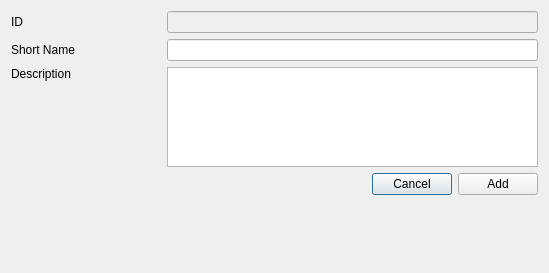
<?xml version="1.0" encoding="UTF-8"?>
<ui version="4.0">
 <class>DlgEditTag</class>
 <widget class="QDialog" name="DlgEditTag">
  <property name="geometry">
   <rect>
    <x>0</x>
    <y>0</y>
    <width>549</width>
    <height>273</height>
   </rect>
  </property>
  <property name="windowTitle">
   <string>Dialog</string>
  </property>
  <layout class="QVBoxLayout" name="verticalLayout_2">
   <item>
    <layout class="QHBoxLayout" name="horizontalLayout_8">
     <item>
      <widget class="QLabel" name="label_6">
       <property name="minimumSize">
        <size>
         <width>150</width>
         <height>0</height>
        </size>
       </property>
       <property name="text">
        <string>ID</string>
       </property>
      </widget>
     </item>
     <item>
      <widget class="QLineEdit" name="eTagId">
       <property name="enabled">
        <bool>false</bool>
       </property>
       <property name="readOnly">
        <bool>true</bool>
       </property>
      </widget>
     </item>
    </layout>
   </item>
   <item>
    <layout class="QHBoxLayout" name="horizontalLayout_7">
     <item>
      <widget class="QLabel" name="label_5">
       <property name="minimumSize">
        <size>
         <width>150</width>
         <height>0</height>
        </size>
       </property>
       <property name="text">
        <string>Short Name</string>
       </property>
      </widget>
     </item>
     <item>
      <widget class="QLineEdit" name="eTag"/>
     </item>
    </layout>
   </item>
   <item>
    <layout class="QHBoxLayout" name="horizontalLayout_9">
     <item>
      <layout class="QVBoxLayout" name="verticalLayout">
       <property name="spacing">
        <number>0</number>
       </property>
       <item>
        <widget class="QLabel" name="label_7">
         <property name="minimumSize">
          <size>
           <width>150</width>
           <height>0</height>
          </size>
         </property>
         <property name="text">
          <string>Description</string>
         </property>
        </widget>
       </item>
       <item>
        <spacer name="verticalSpacer_2">
         <property name="orientation">
          <enum>Qt::Vertical</enum>
         </property>
         <property name="sizeType">
          <enum>QSizePolicy::Expanding</enum>
         </property>
         <property name="sizeHint" stdset="0">
          <size>
           <width>20</width>
           <height>40</height>
          </size>
         </property>
        </spacer>
       </item>
      </layout>
     </item>
     <item>
      <widget class="QTextEdit" name="tDescription">
       <property name="maximumSize">
        <size>
         <width>16777215</width>
         <height>100</height>
        </size>
       </property>
      </widget>
     </item>
    </layout>
   </item>
   <item>
    <layout class="QHBoxLayout" name="horizontalLayout_6">
     <item>
      <spacer name="horizontalSpacer_2">
       <property name="orientation">
        <enum>Qt::Horizontal</enum>
       </property>
       <property name="sizeHint" stdset="0">
        <size>
         <width>40</width>
         <height>20</height>
        </size>
       </property>
      </spacer>
     </item>
     <item>
      <widget class="QPushButton" name="bCancelDlg">
       <property name="text">
        <string>Cancel</string>
       </property>
      </widget>
     </item>
     <item>
      <widget class="QPushButton" name="bOk">
       <property name="text">
        <string>Add</string>
       </property>
      </widget>
     </item>
    </layout>
   </item>
   <item>
    <spacer name="verticalSpacer">
     <property name="orientation">
      <enum>Qt::Vertical</enum>
     </property>
     <property name="sizeHint" stdset="0">
      <size>
       <width>20</width>
       <height>57</height>
      </size>
     </property>
    </spacer>
   </item>
  </layout>
 </widget>
 <resources/>
 <connections/>
</ui>
